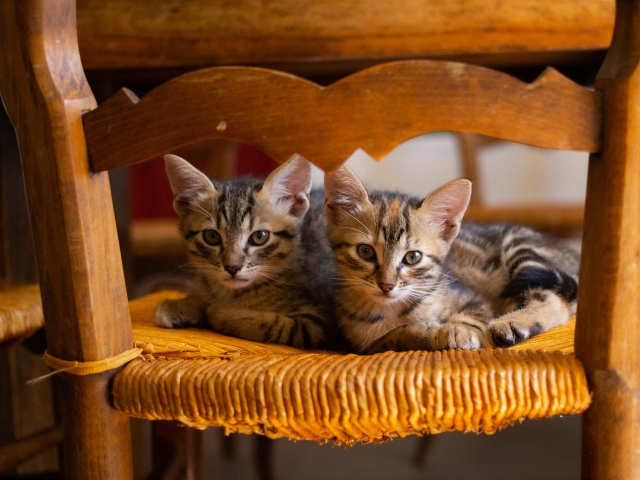
#> input picture imagenes/imagen2.jpg, 1280 x 960 px (shown at 1/2 size)
$ python ejercicio_06_umbral_binario.py
#> lines starting #> are read from the running program, lines starting #| are printed output that depends on the picture; after the words box and inside, x2 and y2 are one past the last pixel; in counts of white or black regions, pixels touching at a corner belong together
### scripts/utils.py
import cv2
import os

def verificar_existencia(ruta):
    """Verifica si un archivo existe en la ruta dada."""
    if not os.path.exists(ruta):
        print(f"Error: No se encontró el archivo en la ruta '{ruta}'")
        return False
    return True

def cargar_imagen(ruta):
    """Carga una imagen y retorna el objeto de imagen."""
#> called with ruta = 'imagenes/imagen2.jpg'
    if verificar_existencia(ruta):
        return cv2.imread(ruta)
#> returned value is the input picture: shape (960, 1280, 3); mean B, G, R 34, 74.5, 123.5
    return None

def guardar_imagen(ruta, img):
    """Guarda una imagen en la ruta especificada."""
    # Crear directorio si no existe
    directorio = os.path.dirname(ruta)
    if directorio and not os.path.exists(directorio):
        os.makedirs(directorio)
    cv2.imwrite(ruta, img)
    print(f"Imagen guardada exitosamente en '{ruta}'")

# [25 lines left out: functions redimensionar_aspect_ratio, agregar_bordes_negros, mostrar_imagen, not called in this run]

### scripts/ejercicio_06_umbral_binario.py
import cv2
import os
import sys

sys.path.append(os.path.dirname(__file__))
from utils import cargar_imagen, guardar_imagen

def get_ruta_proyecto():
    return os.path.dirname(os.path.dirname(os.path.abspath(__file__)))

def principal():
    base_dir = get_ruta_proyecto()

    # 1. Abrir una imagen
    ruta_entrada = os.path.join(base_dir, "imagenes", "imagen2.jpg")
    img = cargar_imagen(ruta_entrada)

    if img is None:
        print(f"Error: No se encontró la imagen en {ruta_entrada}")
        return

    # 2. Convertirla a escala de grises
    # El umbral binario requiere procesar valores de un solo canal (intensidad)
    img_grises = cv2.cvtColor(img, cv2.COLOR_BGR2GRAY)
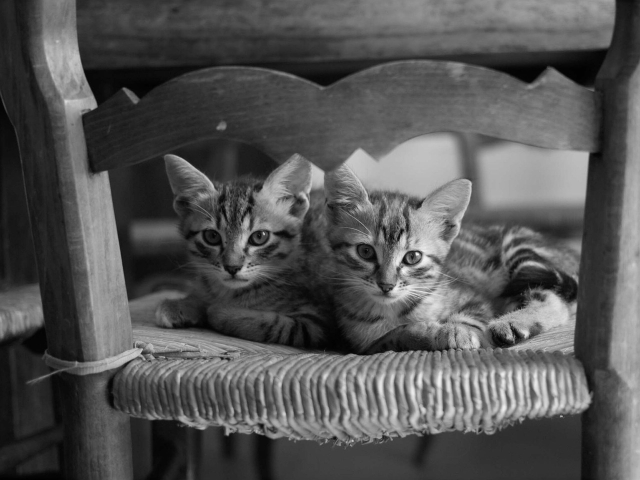
#> img_grises: shape (960, 1280) (shown at 1/2 size); min 0, max 252, mean 84.6

    # 3. Aplicar umbral binario con cv2.threshold
    # Explicación:
    # El threshold binario (umbral) clasifica cada píxel en uno de dos valores.
    # Compara el valor del píxel con el 'valor_umbral'.
    # Si el píxel es mayor que el umbral, se le asigna el 'valor_maximo' (255 = blanco).
    # Si el píxel es menor o igual, se le asigna 0 (negro).
    # Esto es extremadamente útil para segmentar imágenes, encontrar bordes o separar el fondo del objeto.

    valor_umbral = 127
    valor_maximo = 255

    # La función retorna dos valores, el umbral usado y la imagen resultante.
    umbral_aplicado, img_binaria = cv2.threshold(img_grises, valor_umbral, valor_maximo, cv2.THRESH_BINARY)
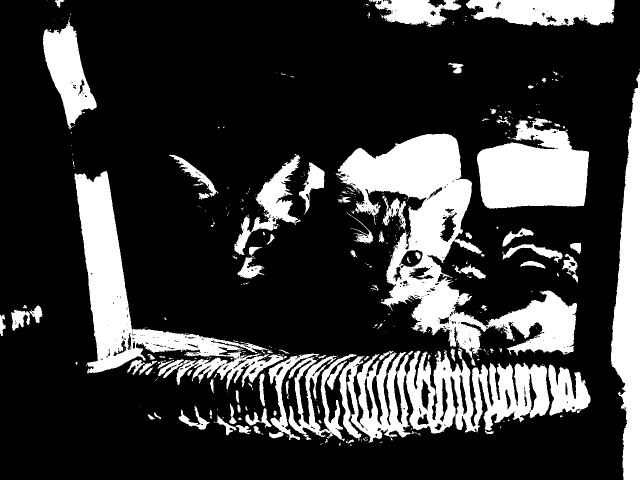
#> img_binaria: shape (960, 1280) (shown at 1/2 size); 22.6% white; 464 white regions (359 under 20 px), largest, box (x1, y1, x2, y2) and area: (671, 267, 1154, 732) 65057, (149, 342, 567, 779) 40225, (678, 697, 1099, 885) 39827
#> umbral_aplicado = 127

    # Mostrar el valor de umbral usado
    print(f"Se aplicó el umbral binario.")
    print(f"Valor de umbral especificado: {valor_umbral}")
    print(f"Valor de umbral retornado por la función: {umbral_aplicado}")
#| Valor de umbral retornado por la función: 127.0

    # 4. Guardar la imagen en blanco y negro
    ruta_salida = os.path.join(base_dir, "resultados", "imagen_umbral_binario.png")
    guardar_imagen(ruta_salida, img_binaria)

if __name__ == "__main__":
    principal()

$ run again, with imagenes/imagen3.jpg copied over imagenes/imagen2.jpg
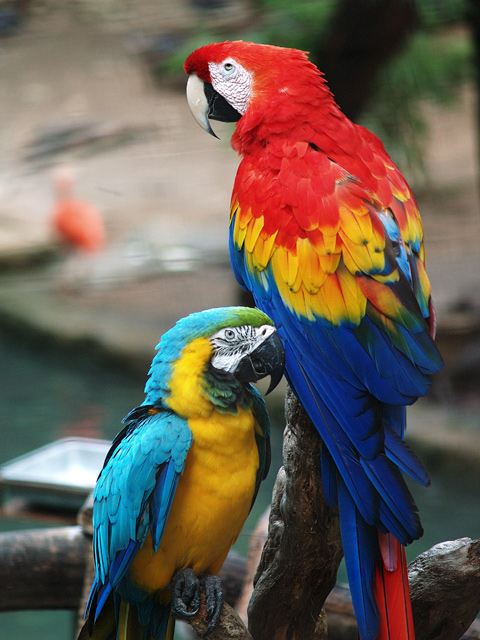
#> input picture imagenes/imagen3.jpg, 480 x 640 px
#> in cargar_imagen, returned value is the input picture: shape (640, 480, 3); mean B, G, R 83.8, 93.8, 105.5
#> in principal, `img_grises = cv2.cvtColor(img, cv2.COLOR_BGR2GRAY)`:
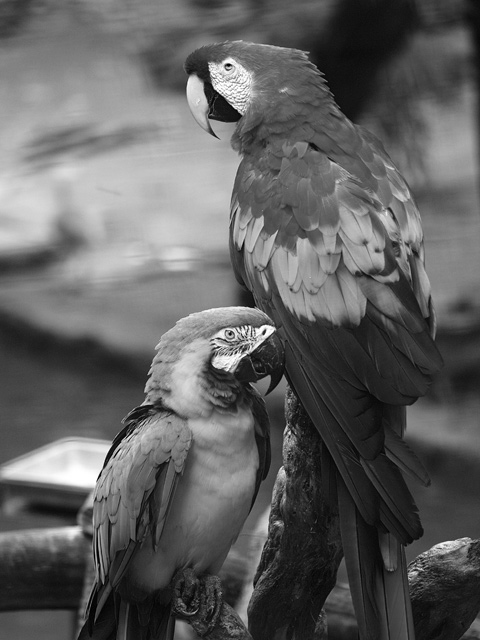
#> img_grises: shape (640, 480); min 0, max 255, mean 96.1
#> in principal, `umbral_aplicado, img_binaria = cv2.threshold(img_grises, valor_umbral,..`:
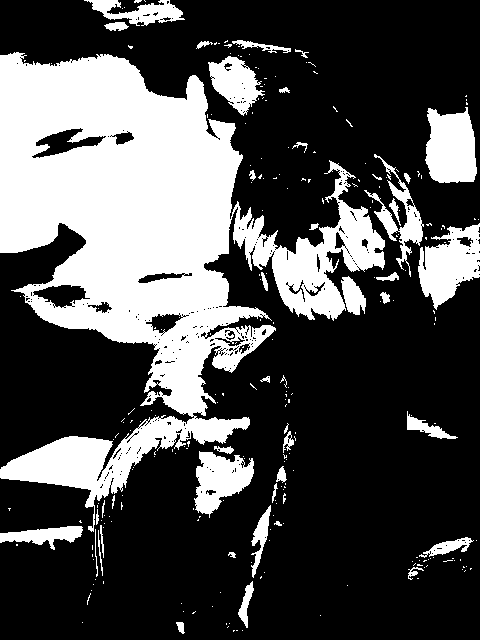
#> img_binaria: shape (640, 480); 30.5% white; 253 white regions (208 under 20 px), largest, box (x1, y1, x2, y2) and area: (0, 52, 385, 532) 74351, (418, 223, 480, 310) 3218, (425, 107, 477, 183) 3178
#> umbral_aplicado = 127
#| Valor de umbral retornado por la función: 127.0
